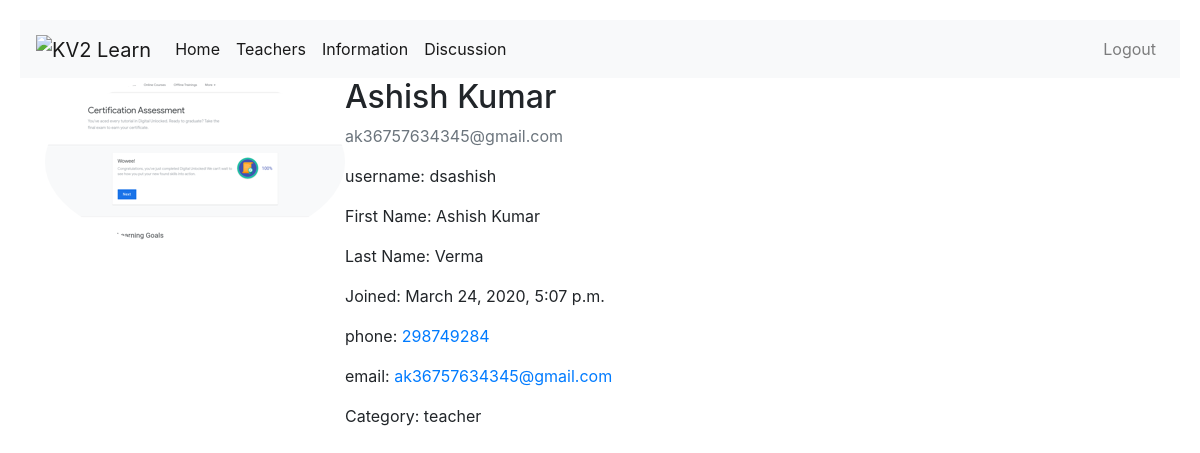
The page /teachers/1/ on the database its author committed.
### users/models.py (models this page shows, shortened)
class CustomUser(AbstractUser):
    cat = models.CharField(max_length=200)
    std = models.CharField(max_length=200, blank=True, null=True)
    phone_number = models.CharField(max_length=15)

class Profile(models.Model):
    user = models.OneToOneField(CustomUser, on_delete=models.CASCADE)
    image = models.ImageField(default='default.png', upload_to='profile_pics')

### mentor/views.py (the view)
# urls.py: path('teachers/<int:pk>/', views.teachersDetail, name="td"),
def teachersDetail(request, pk):
    obj = CustomUser.objects.get(pk=pk)
    context = {"obj": obj}
    return render(request, template_name="td.html", context=context)

### mentor/templates/td.html (shortened to what this page needs)
{% extends "base.html" %}
{% block content %}
    <div class="content-section">
      <div class="media">
        <img class="rounded-circle account-img" src="{{ obj.profile.image.url }}">
        <div class="media-body">
          <h2 class="account-heading">{{ obj.first_name }}</h2>
          <p class="text-secondary">{{ obj.email }}</p>
                    <p>username: {{obj.username}}</p>
        <p>First Name: {{obj.first_name}}</p>
        <p>Last Name: {{obj.last_name}}</p>
        <p>Joined: {{obj.date_joined}}</p>
        <p>phone: <a href="tel:{{obj.phone_number}}">{{obj.phone_number}}</a></p>
        <p>email: <a href="mailto:{{obj.email}}">{{obj.email}}</a></p>
        <p>Category: {{obj.cat}}</p>
        </div>
      </div>
        <br><br>
    </div>
{% endblock content %}

### rows shown on the page
CustomUser: profile.image (picture), first_name "Ashish Kumar", email "ak36757634345@gmail.com", username "dsashish", last_name "Verma", date_joined "March 24, 2020, 5:07 p.m.", phone_number "298749284", cat "teacher"
